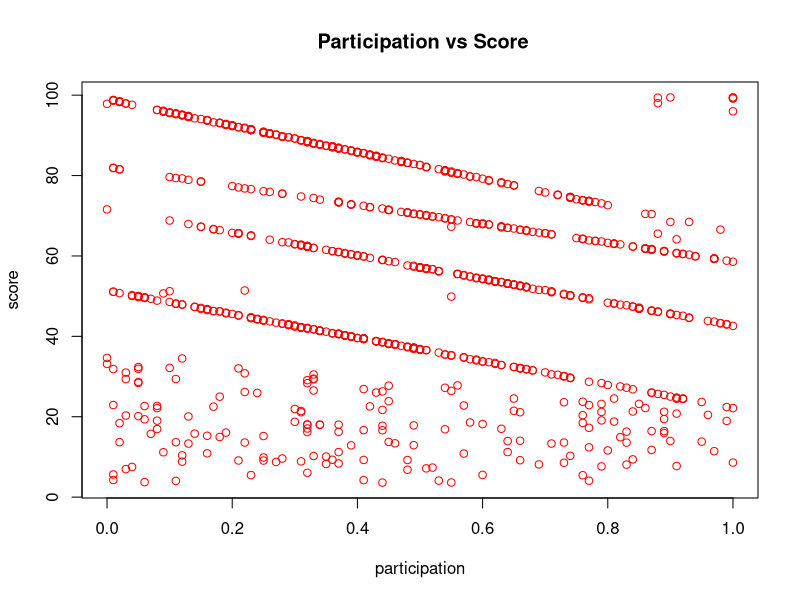
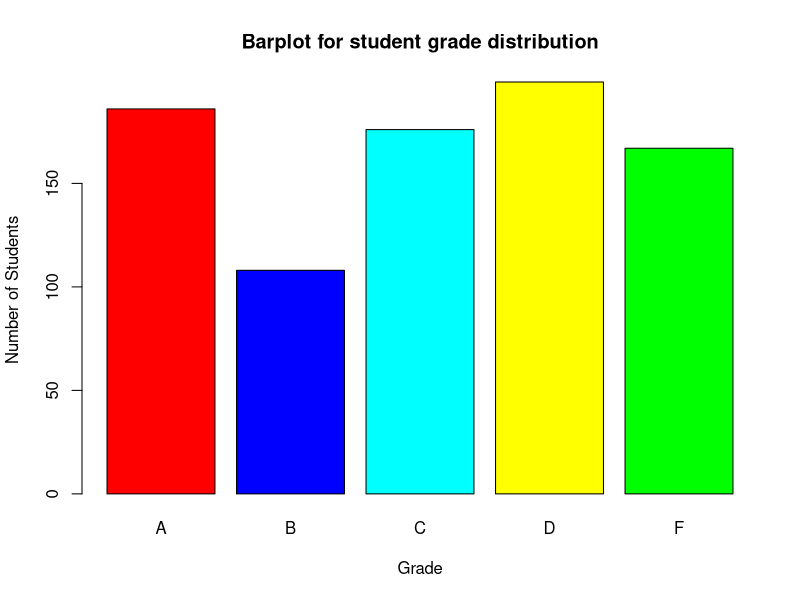
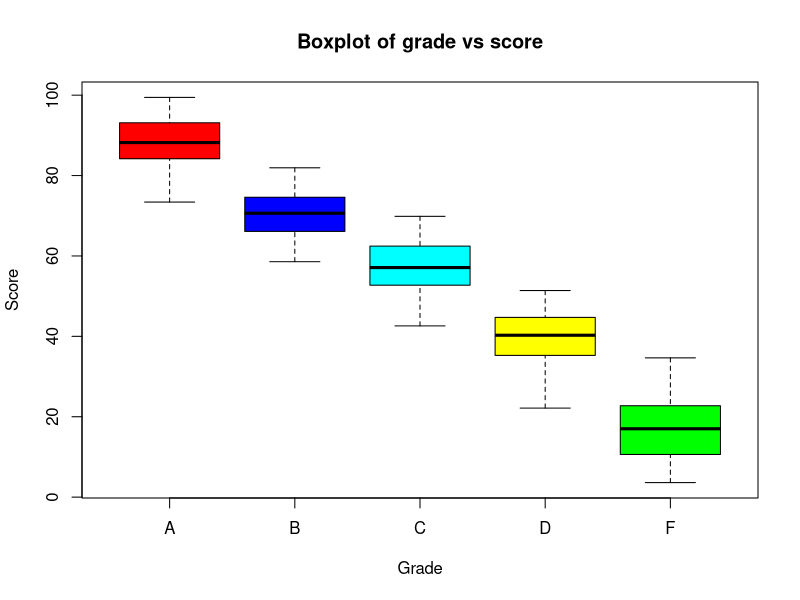
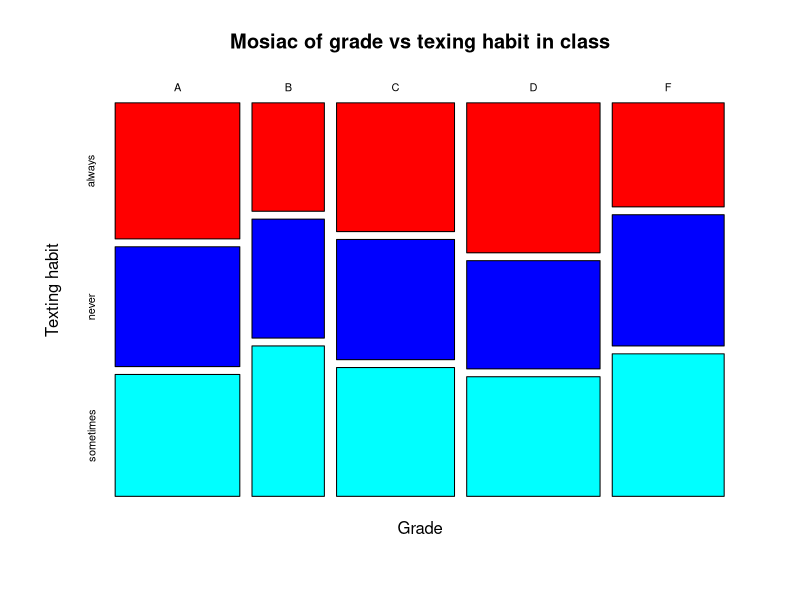

The R script that drew these images, in order:
## ---- chunk 1
moody<-read.csv("./files/dataset/moody2020b.csv") #static Load
# moody<-read.csv("") #web load
# head(moody)

knitr::kable(
  head(moody, 10), caption = 'Snippet of Moody Dataset',
  booktabs = TRUE
)

## ---- chunk 2
# Let's look at a 2 attribute scatter plot.

plot(moody$participation,moody$score,ylab="score",xlab="participation",main=" Participation vs Score",col="red")


## ---- chunk 3
colors<- c('red','blue','cyan','yellow','green') # Assigning different colors to bars

#lets make a table for the grades of students and counts of students for each Grade. 

t<-table(moody$grade)

#once we have the table lets create a barplot for it.

barplot(t,xlab="Grade",ylab="Number of Students",col=colors,
main="Barplot for student grade distribution",border="black")
## ---- chunk 4
#Suppose you want to find the distribution of students score per Grade. We use box plot for getting that. 
boxplot(score~grade,data=moody,xlab="Grade",ylab="Score", main="Boxplot of grade vs score",col=colors,border="black")

# the circles represent outliers.
## ---- chunk 5

#suppose you want to find numbers of students with a particular grade based on their texting habits. Use Mosiac-plot.

mosaicplot(moody$grade~moody$texting,xlab = 'Grade',ylab = 'Texting habit', main = "Mosiac of grade vs texing habit in class",col=colors,border="black")


## ---- chunk 6

## ---- chunk 7

